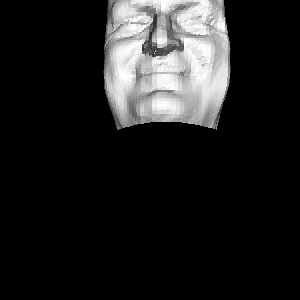

Reproduce this figure in Python.
#!/usr/bin/env python

# Write and read XML polydata in ASCII, appended, and binary modes, then render.

import os
import tempfile

import vtkmodules.vtkInteractionStyle  # noqa: F401
import vtkmodules.vtkRenderingFreeType  # noqa: F401
import vtkmodules.vtkRenderingOpenGL2  # noqa: F401

from vtkmodules.vtkCommonDataModel import vtkPolyData
from vtkmodules.vtkFiltersParallel import vtkExtractPolyDataPiece
from vtkmodules.vtkIOLegacy import vtkPolyDataReader
from vtkmodules.vtkIOXML import (
    vtkXMLPolyDataReader,
    vtkXMLPolyDataWriter,
)
from vtkmodules.vtkRenderingCore import (
    vtkActor,
    vtkPolyDataMapper,
    vtkRenderWindow,
    vtkRenderWindowInteractor,
    vtkRenderer,
)

# Data and temp paths
data_dir = os.environ.get("VPE_DATA_DIR", os.path.dirname(os.path.abspath(__file__)))
temp_dir = tempfile.mkdtemp()
file_0 = os.path.join(temp_dir, "idFile0.vtp")
file_1 = os.path.join(temp_dir, "idFile1.vtp")
file_2 = os.path.join(temp_dir, "idFile2.vtp")

# Read poly data
pd_reader = vtkPolyDataReader()
pd_reader.SetFileName(os.path.join(data_dir, "fran_cut.vtk"))
pd_reader.Update()

extract = vtkExtractPolyDataPiece()
extract.SetInputConnection(pd_reader.GetOutputPort())

# Write in ASCII mode
pd_writer = vtkXMLPolyDataWriter()
pd_writer.SetFileName(file_0)
pd_writer.SetDataModeToAscii()
pd_writer.SetInputConnection(pd_reader.GetOutputPort())
pd_writer.Write()

# Write in appended mode (2 pieces)
pd_writer.SetFileName(file_1)
pd_writer.SetInputConnection(extract.GetOutputPort())
pd_writer.SetDataModeToAppended()
pd_writer.SetNumberOfPieces(2)
pd_writer.Write()

# Write in binary mode (with ghost level)
pd_writer.SetFileName(file_2)
pd_writer.SetDataModeToBinary()
pd_writer.SetGhostLevel(3)
pd_writer.Write()

# Read the ASCII version
reader = vtkXMLPolyDataReader()
reader.SetFileName(file_0)
reader.Update()

pd_0 = vtkPolyData()
pd_0.DeepCopy(reader.GetOutput())
mapper_0 = vtkPolyDataMapper()
mapper_0.SetInputData(pd_0)

actor_0 = vtkActor()
actor_0.SetMapper(mapper_0)
actor_0.SetPosition(0, 0.15, 0)

# Read appended piece 0
reader.SetFileName(file_1)

mapper_1 = vtkPolyDataMapper()
mapper_1.SetInputConnection(reader.GetOutputPort())
mapper_1.SetPiece(0)
mapper_1.SetNumberOfPieces(2)

actor_1 = vtkActor()
actor_1.SetMapper(mapper_1)

# Read binary piece 0 (with ghost level)
reader_2 = vtkXMLPolyDataReader()
reader_2.SetFileName(file_2)

mapper_2 = vtkPolyDataMapper()
mapper_2.SetInputConnection(reader_2.GetOutputPort())
mapper_2.SetPiece(0)
mapper_2.SetNumberOfPieces(2)

actor_2 = vtkActor()
actor_2.SetMapper(mapper_2)
actor_2.SetPosition(0, 0, 0.1)

# Renderer
renderer = vtkRenderer()
renderer.AddActor(actor_0)
renderer.AddActor(actor_1)
renderer.AddActor(actor_2)

# Render window
render_window = vtkRenderWindow()
render_window.AddRenderer(renderer)
render_window.SetWindowName("xml polydata")
render_window.SetMultiSamples(0)
render_window.SetSize(300, 300)

# Interactor
interactor = vtkRenderWindowInteractor()
interactor.SetRenderWindow(render_window)

# Scene
renderer.GetActiveCamera().SetPosition(0.514096, -0.14323, -0.441177)
renderer.GetActiveCamera().SetFocalPoint(0.0528, -0.0780001, -0.0379661)

interactor.Initialize()
interactor.Start()

# Clean up
for f in [file_0, file_1, file_2]:
    os.remove(f)
os.rmdir(temp_dir)
